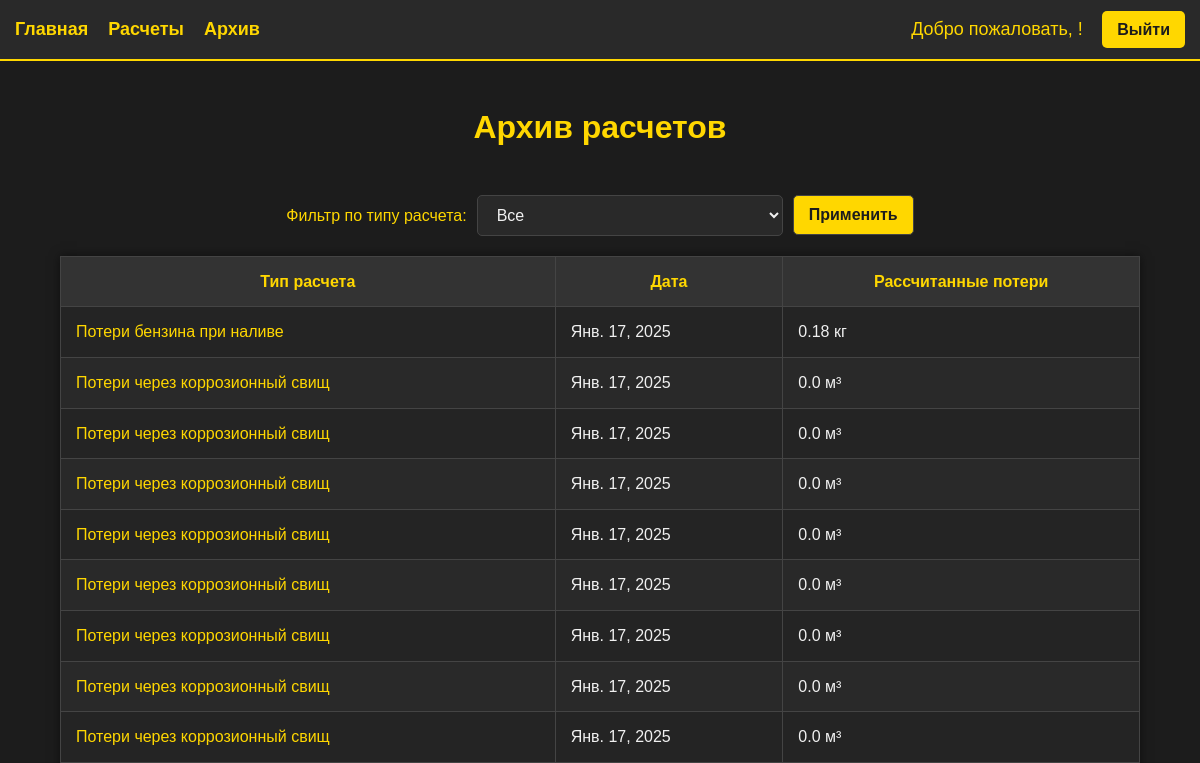
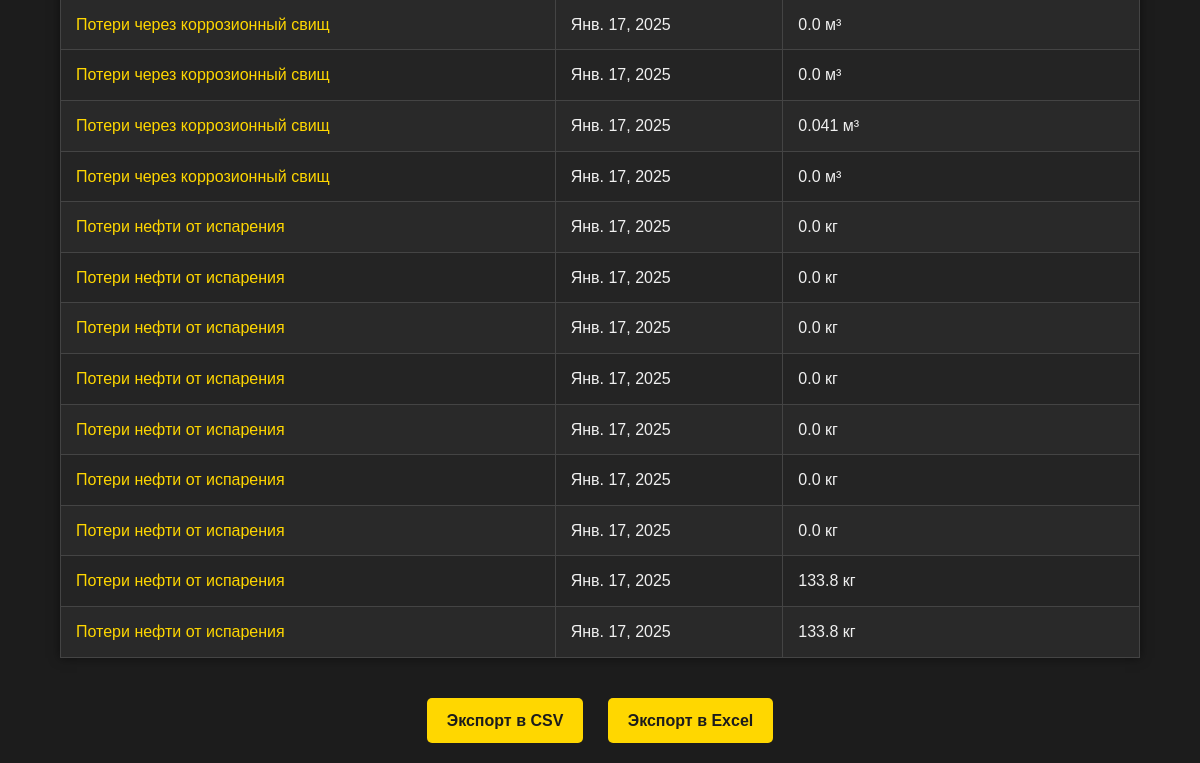
Before: /archive/ with the older database file (2 pictures, top to bottom).
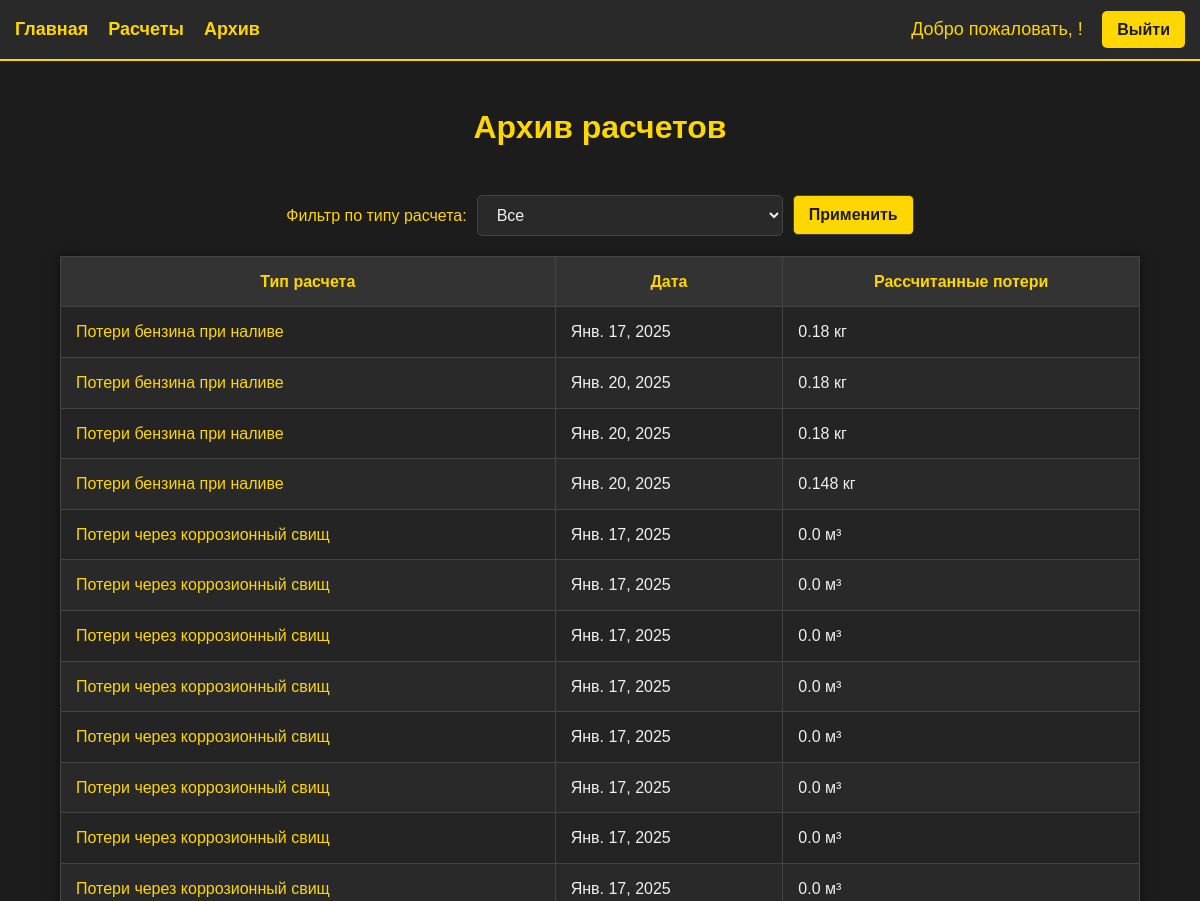
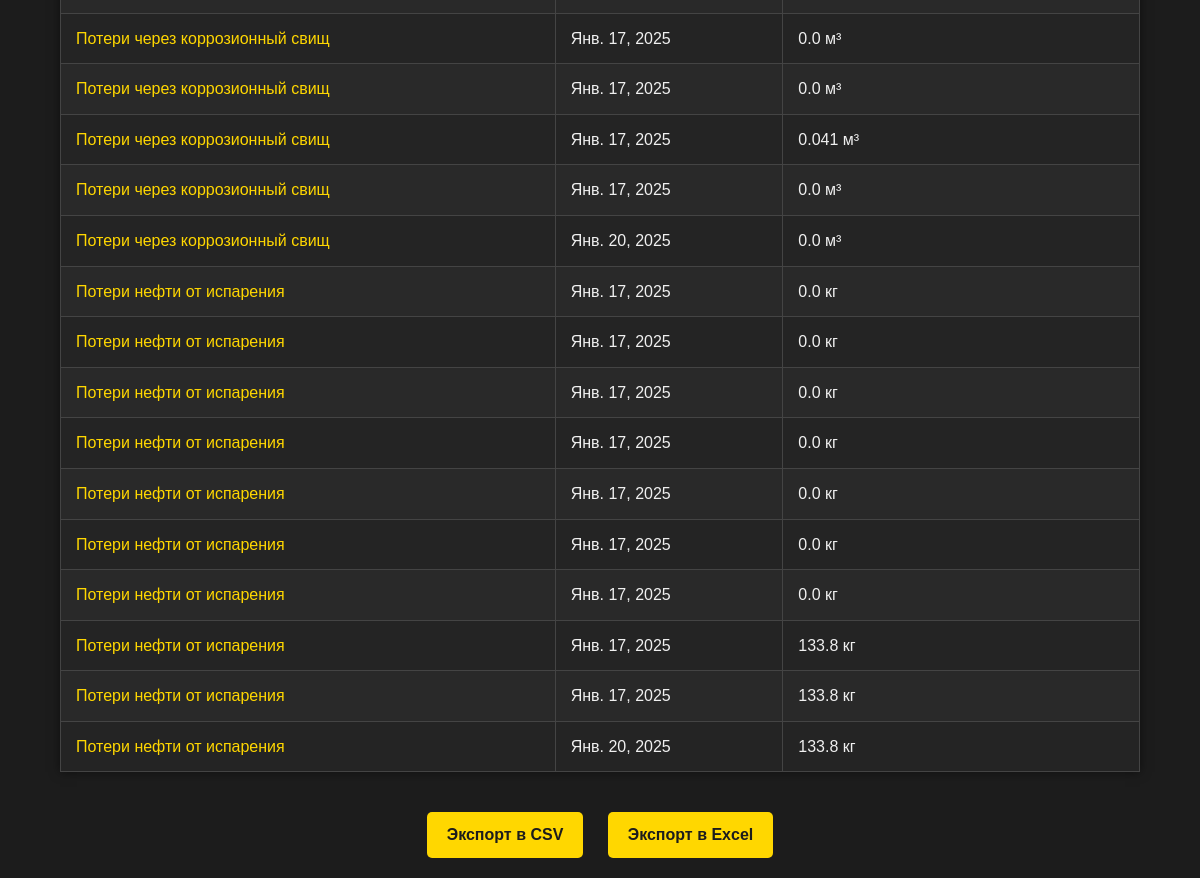
After: the same page with the newer database file (2 pictures, top to bottom).
### oil_losses/models.py (models this page shows, shortened)
class FuelLossCalculation(models.Model):
    date = models.DateField(verbose_name="Дата расчета", auto_now_add=True)
    volume = models.FloatField(verbose_name="Объём цистерны (м³)")
    fill_time = models.FloatField(verbose_name="Время налива цистерны (часы)")
    vapor_pressure = models.FloatField(verbose_name="Давление насыщенных паров бензина (Па)")
    vapor_temp = models.FloatField(verbose_name="Температура бензина при наливе (К)")
    initial_boiling_temp = models.FloatField(verbose_name="Температура начала кипения (К)")
    flow_rate = models.FloatField(verbose_name="Расход налива (м³/ч)")
    pressure = models.FloatField(verbose_name="Атмосферное давление (Па)")
    calculated_loss = models.FloatField(verbose_name="Рассчитанные потери (кг)", blank=True, null=True)
    class Meta:
        verbose_name = "Расчет потерь бензина при наливе"
        verbose_name_plural = "Расчеты потерь бензина при наливе"

class CorrosionLossCalculation(models.Model):
    date = models.DateField(verbose_name="Дата расчета", auto_now_add=True)
    diameter = models.FloatField(verbose_name="Диаметр отверстия (мм)")
    distance_from_bottom = models.FloatField(verbose_name="Расстояние от дна (м)")
    fluid_height = models.FloatField(verbose_name="Уровень жидкости (м)")
    viscosity = models.FloatField(verbose_name="Кинематическая вязкость (м²/с)")
    duration_corrosion = models.FloatField(verbose_name="Время истечения (часы)")
    calculated_loss = models.FloatField(verbose_name="Рассчитанные потери (м³)", blank=True, null=True)
    class Meta:
        verbose_name = "Расчет потерь через коррозионный свищ"
        verbose_name_plural = "Расчеты потерь через коррозионный свищ"

class OilEvaporationLossCalculation(models.Model):
    date = models.DateField(verbose_name="Дата расчета", auto_now_add=True)
    temperature = models.FloatField(verbose_name="Температура нефти (К)")
    density_standard = models.FloatField(verbose_name="Плотность нефти при стандартных условиях (кг/м³)")
    viscosity_293 = models.FloatField(verbose_name="Кинематическая вязкость нефти при 293К (м²/с)")
    viscosity_323 = models.FloatField(verbose_name="Кинематическая вязкость нефти при 323К (м²/с)")
    duration_evaporation = models.FloatField(verbose_name="Продолжительность испарения (часы)")
    evaporation_rate = models.FloatField(verbose_name="Скорость ветра (м/с)")
    area = models.FloatField(verbose_name="Площадь испарения (м²)")
    calculated_loss = models.FloatField(verbose_name="Рассчитанные потери (кг)", blank=True, null=True)
    class Meta:
        verbose_name = "Расчет потерь нефти от испарения"
        verbose_name_plural = "Расчеты потерь нефти от испарения"

### oil_losses/views.py (the view)
# urls.py: path('archive/', views.archive, name='archive'),
def archive(request):
    calculation_type = request.GET.get('calculation_type', '')
    fuel_loss_calculations = FuelLossCalculation.objects.all()
    corrosion_loss_calculations = CorrosionLossCalculation.objects.all()
    oil_evaporation_loss_calculations = OilEvaporationLossCalculation.objects.all()
    if calculation_type == 'fuel_loss':
        corrosion_loss_calculations = []
        oil_evaporation_loss_calculations = []
    elif calculation_type == 'corrosion_loss':
        fuel_loss_calculations = []
        oil_evaporation_loss_calculations = []
    elif calculation_type == 'oil_evaporation_loss':
        fuel_loss_calculations = []
        corrosion_loss_calculations = []
    context = {
        'fuel_loss_calculations': fuel_loss_calculations,
        'corrosion_loss_calculations': corrosion_loss_calculations,
        'oil_evaporation_loss_calculations': oil_evaporation_loss_calculations,
        'selected_calculation_type': calculation_type,  # Для сохранения выбранного значения в форме
    }
    return render(request, 'archive.html', context)

### oil_losses/templates/archive.html (shortened to what this page needs)
<!DOCTYPE html>
<html lang="en">
<head>
</head>
<body>
    {% include 'header.html' %}
    <h1>Архив расчетов</h1>
    <form method="get" action="{% url 'archive' %}">
        <label for="calculation_type">Фильтр по типу расчета:</label>
        <select name="calculation_type" id="calculation_type">
            <option value="">Все</option>
        </select>
        <button type="submit">Применить</button>
    </form>
    <table>
        <tr>
            <th>Тип расчета</th>
            <th>Дата</th>
            <th>Рассчитанные потери</th>
        </tr>
        {% for record in fuel_loss_calculations %}
        <tr>
            <td><a href="/fuel_loss_detail/{{ record.id }}">Потери бензина при наливе</a></td>
            <td>{{ record.date }}</td>
            <td>{{ record.calculated_loss }} кг</td>
        </tr>
        {% endfor %}
        {% for record in corrosion_loss_calculations %}
        <tr>
            <td><a href="/corrosion_loss_detail/{{ record.id }}">Потери через коррозионный свищ</a></td>
            <td>{{ record.date }}</td>
            <td>{{ record.calculated_loss }} м³</td>
        </tr>
        {% endfor %}
        {% for record in oil_evaporation_loss_calculations %}
        <tr>
            <td><a href="/oil_evaporation_loss_detail/{{ record.id }}">Потери нефти от испарения</a></td>
            <td>{{ record.date }}</td>
            <td>{{ record.calculated_loss }} кг</td>
        </tr>
        {% endfor %}
    </table>
<div style="text-align: center; margin: 20px;">
    <a href="{% url 'export_csv' %}?calculation_type={{ selected_calculation_type }}" class="export-button">Экспорт в CSV</a>
    <a href="{% url 'export_excel' %}?calculation_type={{ selected_calculation_type }}" class="export-button">Экспорт в Excel</a>
</div>
</body>
</html>

Changed rows visible on the page:
added FuelLossCalculation: date "Янв. 20, 2025", calculated_loss "0.18"
added FuelLossCalculation: date "Янв. 20, 2025", calculated_loss "0.18"
added FuelLossCalculation: date "Янв. 20, 2025", calculated_loss "0.148"
added CorrosionLossCalculation: date "Янв. 20, 2025", calculated_loss "0.0"
added OilEvaporationLossCalculation: date "Янв. 20, 2025", calculated_loss "133.8"
